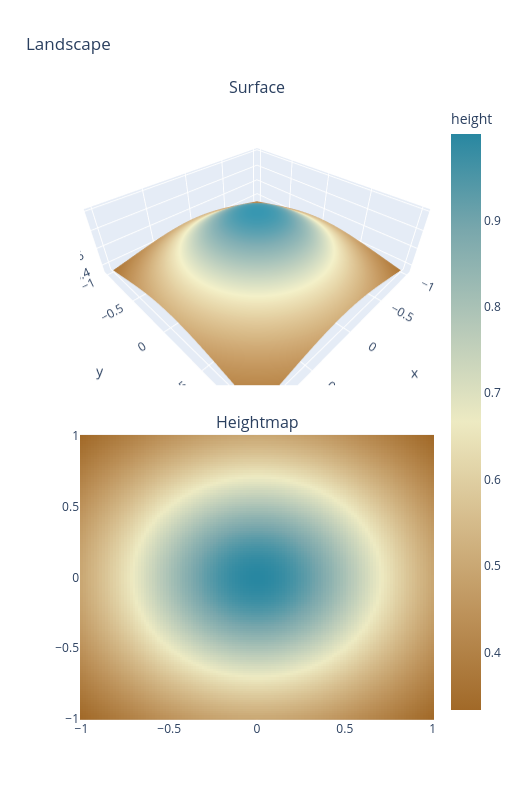

Notebook code for this chart:
### Code cell
# peek a single mountain at 0,0
def spot_single_mountain_kernel(x):
    return 1 / (1 + torch.norm(x, dim=-1, keepdim=True) ** 2)


kernel_x, kernel_y, kernel_xx, kernel_yy, kernel = evaluate_on_grid(
    spot_single_mountain_kernel
)
plot_landscape(kernel_x, kernel_y, kernel_xx, kernel_yy, kernel)
